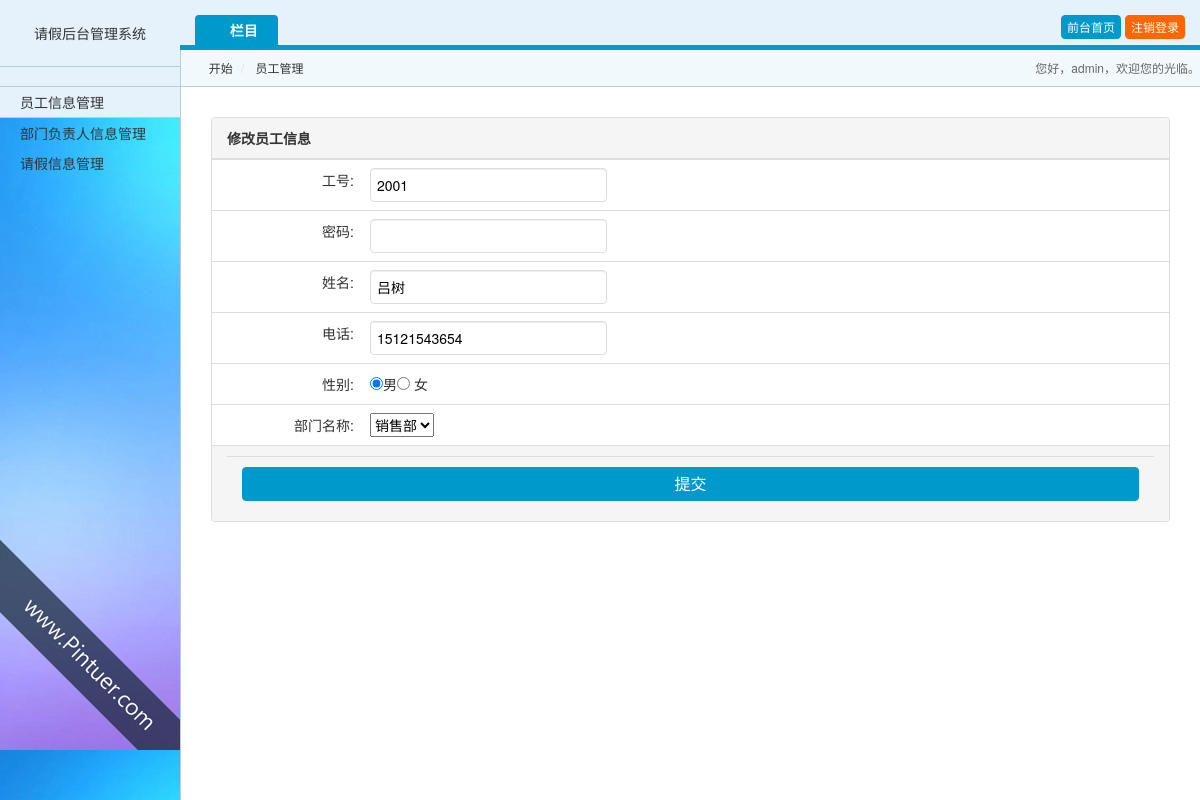
Page /admin/worker_edit.php?worker_id=1 on the committed database.
### tables this page shows
CREATE TABLE `worker` (
  `worker_id` int(11) NOT NULL AUTO_INCREMENT,
  `worker_no` char(20) NOT NULL COMMENT '工号',
  `password` char(32) NOT NULL,
  `name` char(30) NOT NULL COMMENT '姓名',
  `phone` char(11) NOT NULL COMMENT '手机号',
  `sex` tinyint(1) NOT NULL DEFAULT '0' COMMENT '性别 0男1女',
  `department_id` int(10) not null comment'所属部门id',
  `department_name` char(50) DEFAULT NULL COMMENT '部门名称',
  PRIMARY KEY (`worker_id`)
);

### admin/worker_edit.php (the view, shortened to what this page needs)
<?php
	include('../db.php');
	$worker_id = $_GET['worker_id'];
	$sql = "select * from worker where worker_id = '$worker_id'";
	$query = $conn->query($sql);
	$one = mysqli_fetch_assoc($query);
    $sql_de = 'select * from department  ';
    $query_de = $conn->query($sql_de);
    while ($row_de = mysqli_fetch_assoc($query_de)) {
        $result_de[] = $row_de;
    }
?>
<!DOCTYPE html>
<html lang="zh-cn">
<head>
<link rel="stylesheet" href="css/pintuer.css">
<link rel="stylesheet" href="css/admin.css">
</head>
<body>
<div class="lefter">
  <div class="logo"><a href="#" target="_blank">请假后台管理系统</a></div>
</div>
<div class="righter nav-navicon" id="admin-nav">
  <div class="mainer">
    <div class="admin-navbar"> <span class="float-right">  <a class="button button-little bg-main" href="index.php">前台首页</a> <a class="button button-little bg-yellow" href="login.php">注销登录</a> </span>
      <ul class="nav nav-inline admin-nav">
        <li class="active"><a  class="icon-file-text"> 栏目</a>
          <ul>
            <li class="active"><a href="index.php">员工信息管理</a></li>
            <li ><a href="manager.php">部门负责人信息管理</a></li>
            <li><a href="form.php">请假信息管理</a></li>
          </ul>
        </li>
      </ul>
    </div>
    <div class="admin-bread"> <span>您好，admin，欢迎您的光临。</span>
      <ul class="bread">
        <li><a  class="icon-home"> 开始</a></li>
        <li><a >员工管理</a></li>
      </ul>
    </div>
  </div>
</div>
<div class="admin">
  <form method="post" action="worker_edit.php?worker_id=<?php echo $one['worker_id'] ?>">
    <div class="panel admin-panel">
    	<div class="panel-head"><strong>修改员工信息</strong></div>
        <table class="table table-hover">
            <tr>
                <td width="150" align="right">工号:</td>
                <td><input type="text" name="worker_no" value="<?php echo $one['worker_no'] ?>" class="input input30"/>
                </td>
            </tr>
            <tr>
                <td width="150" align="right">密码:</td>
                <td><input type="text" name="password" class="input input30" value=""/></td>
            </tr>
            <tr>
                <td width="150" align="right">姓名:</td>
                <td><input type="text" name="name" class="input input30" value="<?php echo $one['name'] ?>"/></td>
            </tr>
            <tr>
                <td width="150" align="right">电话:</td>
                <td><input name="phone" class="input input30" value="<?php echo $one['phone'] ?>"/></td>
            </tr>
            <tr>
                <td width="150" align="right">性别:</td>
                <td><input type="radio" class="radio" value="0" name="sex" <?php if ($one['sex'] == 0) {
                        echo 'checked="checked"';
                    } ?>>男<input type="radio" value="1" name="sex" <?php if ($one['sex'] == 1) {
                        echo 'checked="checked"';
                    } ?>> 女
                </td>
            </tr>
            <td width="150" align="right">部门名称:</td>
            <td>
                <select name="department_name">
                    <?php foreach ($result_de as $k => $v) { ?>
                        <option value="<?php echo $v['department_name'] ?>"><?php echo $v['department_name'] ?></option>
                    <?php } ?>
                </select>
            </td>
        </table>
        <div class="panel-foot text-center">
            <div class="panel-foot text-center"><input type="submit" value="提交" style="text-align:center;" class="button button-block bg-main text-big"></div>
        </div>
    </div>
    </form>
</div>
</body>
</html>

### admin/css/admin.css (style rules this page uses)
body { background-color: #f2f9fd; background-image: url(/login.jpg); }
.panel { background: #fff; }
.lefter { position: relative; float: left; width: 180px; margin-right: -180px; background: #e6f2fb; text-align: center; }
.righter { float: right; width: 100%; padding-top: 15px; background: #e6f2fb; }
.mainer { margin-left: 180px; }
.logo { border-bottom: solid 1px #b5cfd9; padding: 23px 10px; }
.admin-navbar { border-bottom: solid 5px #09c; padding: 0 15px; }
.admin-nav li { display: inline-block; }
.admin-nav ul { display: none; }
.admin-nav ul li { float: none; display: block; }
.admin-nav .active a { background: #09c; color: #fff; border-radius: 4px 4px 0 0; }
.admin-nav .active ul { display: block; position: fixed; left: 0; width: 180px; margin-top: 41px; }
.admin-nav .active ul a { background: transparent; color: #333; border-radius: 0; }
.admin-nav .active .active a { background: #e6f2fb; border-top: solid 1px #b5cfd9; border-bottom: solid 1px #b5cfd9; }
.admin-bread { background: #f2f9fd; border-left: solid 1px #b5cfd9; border-bottom: solid 1px #b5cfd9; line-height: 20px; }
.admin-bread .bread { margin-bottom: 0; }
.admin-bread span { float: right; font-size: 12px; color: #666; line-height: 36px; }
.admin { padding: 30px; background: #fff; position: fixed; border-left: solid 1px #b5cfd9; right: 0; bottom: 0; top: 87px; left: 180px; overflow: auto; }
.admin-panel td { line-height: 24px; }

### rows in the picture
worker: worker_no "2001", name "吕树", phone "15121543654", sex "☑"

### other values in the picture
form field department_name "销售部"
